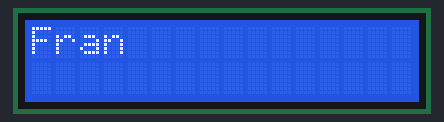
Simulated run of this sketch. Board: Arduino Uno, built with avr-gcc and run on an emulated ATmega328P. Parts: 16×2 character LCD.

Above: at 0.1 s.
At 1.1 s:
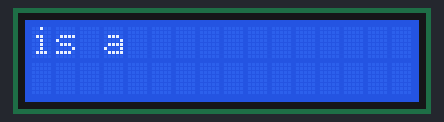
At 2.1 s:
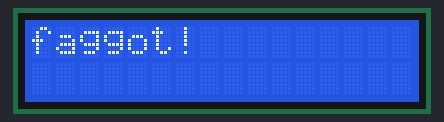

Measured:
- by itself, everything shown: repeats every 5.0 s, in 4 steps
- what the display in image 1 shows lasts 1.0 s, from 1.1 s to 2.1 s
- what the display in image 2 shows lasts 3.0 s, from 2.1 s to 5.1 s

The sketch:

sketch_apr03_lcd.ino
```cpp
#include <LiquidCrystal.h>

int dt = 1000;

LiquidCrystal lcd(12, 11, 5, 4, 3, 2);

void setup() {
  lcd.begin(16, 2);

}

void loop() {
  lcd.print("Fran ");
  delay(dt);
  lcd.clear();
  lcd.print("is a ");
  delay(dt);
  lcd.clear();
  lcd.print("faggot!");
  delay(dt*3);
  lcd.clear();
}
```
